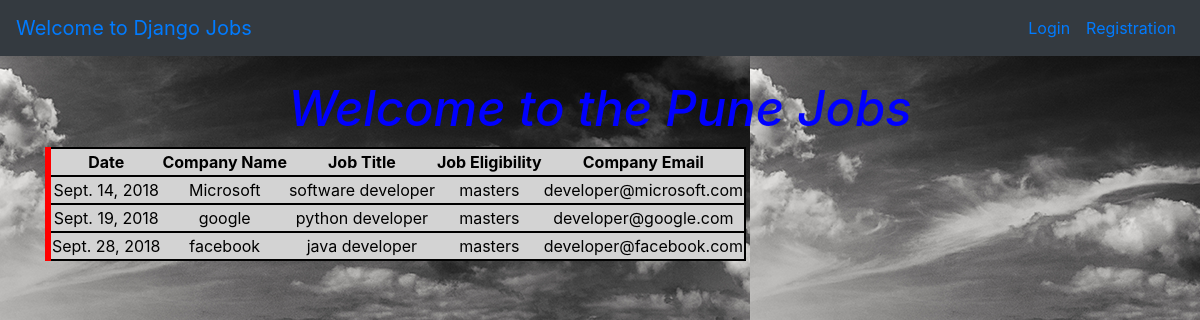
Page /blrjobs/ on the committed database.
### jobs_portal/models.py (models this page shows, shortened)
class Blrjobs(models.Model):
    date = models.DateField()
    company = models.CharField(max_length=264)
    title = models.CharField(max_length=264)
    eligibility = models.CharField(max_length=264)
    email = models.EmailField(max_length=70,blank=True)

### jobs_portal/views.py (the view)
# urls.py: url(r'^blrjobs/',views.blr,name='blrjobs'),
def blr(request):
    list=Blrjobs.objects.order_by('date')
    dict_list3={'blrjobs':list}
    return render(request,'blrjobs.html',context=dict_list3)

### templates/blrjobs.html (shortened to what this page needs)
{% extends "base.html" %}
{% load staticfiles %}
{% block content %}
<head>
</head>
<br>
<h1 id="puneh"> Welcome to the Pune Jobs</h1>
<div class="punejobs">
    {% if blrjobs %}
    <table id='hydtable'>
        <thead>
            <th>Date</th>
            <th>Company Name</th>
            <th>Job Title</th>
            <th>Job Eligibility</th>
            <th>Company Email</th>
        </thead>
         {% for i in blrjobs %}
        <tr id="tr">
            <td>{{ i.date }}</td>
            <td>{{ i.company }}</td>
            <td>{{ i.title }}</td>
            <td>{{ i.eligibility }}</td>
            <td> {{ i.email }}</td>
        </tr>
         {% endfor %}
    </table>
</div>
{% endif %}
{% endblock %}

### rows in the picture
Blrjobs: date "Sept. 14, 2018", company "Microsoft", title "software developer", eligibility "masters", email "developer@microsoft.com"
Blrjobs: date "Sept. 19, 2018", company "google", title "python developer", eligibility "masters", email "developer@google.com"
Blrjobs: date "Sept. 28, 2018", company "facebook", title "java developer", eligibility "masters", email "developer@facebook.com"
